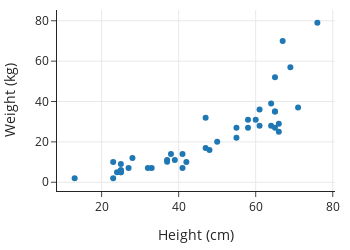

Notebook code cell kept with this figure:
### Markdown cell above
Displaying a `Figure` object renders it to the screen:

### Code cell
fig

### Figure 1 — Plotly figure (JSON) as saved in the notebook; plotly's stock layout.template omitted (floating-point values rounded to 4 significant figures)
{"data": [{"hovertemplate": "Height (cm)=%{x}<br>Weight (kg)=%{y}<extra></extra>", "legendgroup": "", "marker": {"color": "#1F77B4", "symbol": "circle"}, "mode": "markers", "name": "", "orientation": "v", "showlegend": false, "type": "scatter", "x": [48, 25, 41, 37, 37, 55, 27, 33, 13, 50, 61, 65, 25, 58, 23, 25, 66, 58, 60, 39, 64, 41, 24, 25, 32, 42, 38, 28, 47, 23, 65, 25, 47, 66, 69, 65, 71, 55, 61, 64, 65, 76, 67], "xaxis": "x", "y": [16, 6, 14, 11, 10.15, 22, 7, 7, 2, 20, 28, 27, 5, 31, 2, 6, 29, 27, 31, 11, 28, 7, 5, 5, 7, 10, 14, 12, 32, 10, 35, 9, 17, 25, 57, 35, 37, 27, 36, 39, 52, 79, 70], "yaxis": "y"}], "layout": {"height": 250, "legend": {"tracegroupgap": 0}, "width": 350, "xaxis": {"anchor": "y", "autorange": true, "domain": [0, 1], "range": [8.418, 80.58], "title": {"text": "Height (cm)"}, "type": "linear"}, "yaxis": {"anchor": "x", "autorange": true, "domain": [0, 1], "range": [-4.342, 85.34], "title": {"text": "Weight (kg)"}, "type": "linear"}}}
